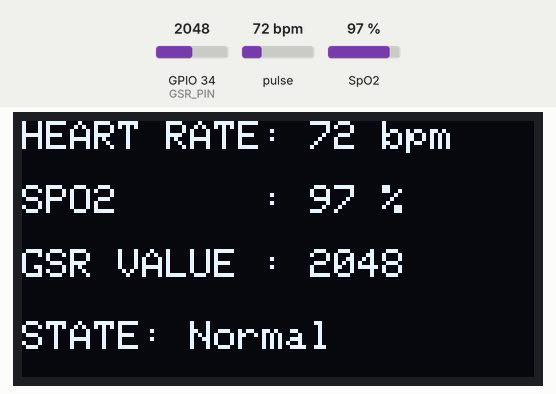
Recording of a sketch running on a simulated ESP32. Parts: 128×64 one-colour display. Inputs (shaded band) come from the test bench; at power-on: GPIO 34 (GSR_PIN) = 2048, pulse 72 bpm, SpO2 97 %.

Above: at 4.7 s.
4.8 s: GPIO 34 (GSR_PIN) set to 2495
At 8.4 s:
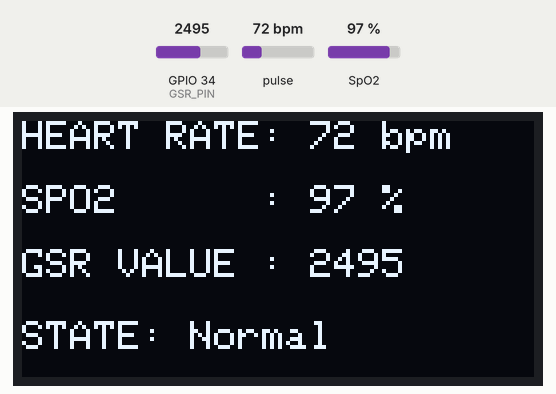
9.6 s: GPIO 34 (GSR_PIN) set to 2623
At 12.7 s:
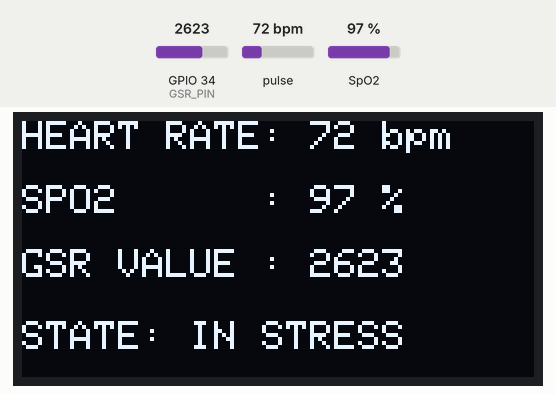
13.6 s: pulse set to 42 bpm
At 16.9 s:
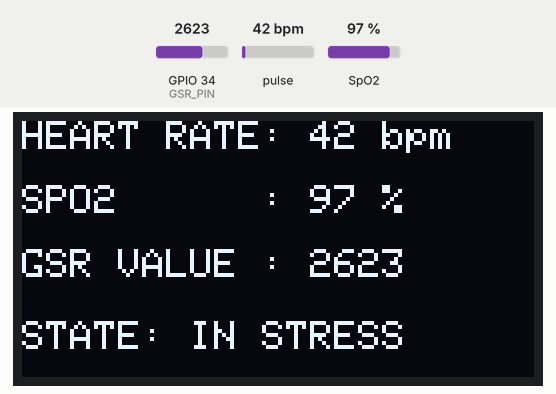
17.6 s: GPIO 34 (GSR_PIN) set to 2510
At 21.2 s:
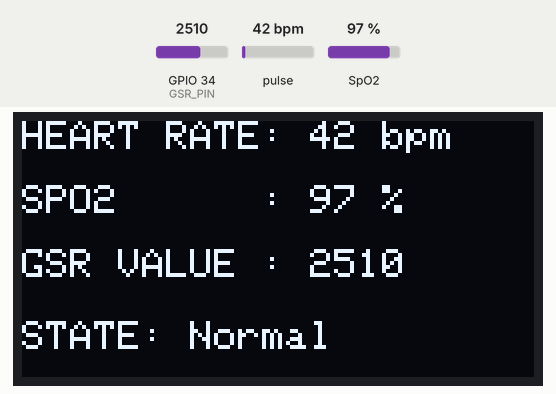
21.6 s: GPIO 34 (GSR_PIN) set to 1460
At 25.3 s:
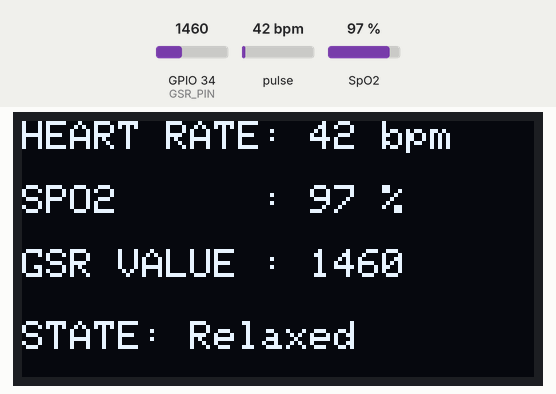
25.6 s: SpO2 set to 80 %
At 28.4 s:
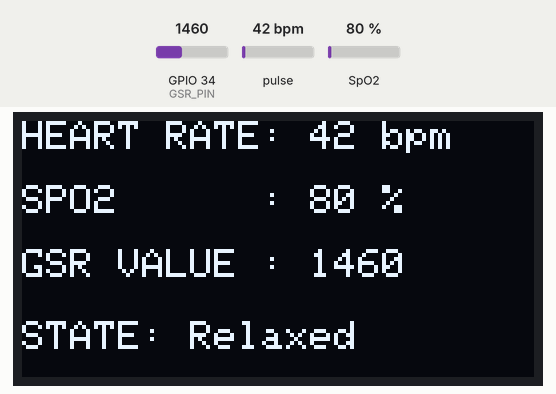
Timing chart, 0 to 29.9 s (numbered marks = the images above; inputs shaded):
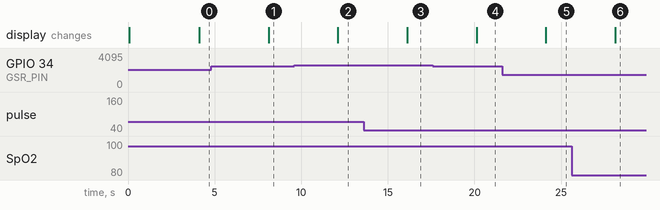

The sketch:

sketch_apr09a.ino
```cpp
#include <Wire.h>
#include <Adafruit_GFX.h>
#include <Adafruit_SSD1306.h>
#include "MAX30105.h"
#include "spo2_algorithm.h"
#include <WiFi.h>
#include <WebServer.h>
#include <WebSocketsServer.h>
#include <ArduinoJson.h>

// --- WiFi Access Point Config ---
const char* AP_SSID     = "CogniCare";
const char* AP_PASSWORD = "cognicare123";

// --- Pins ---
const int GSR_PIN  = 34;

// --- OLED ---
#define SCREEN_WIDTH 128
#define SCREEN_HEIGHT 64
Adafruit_SSD1306 display(SCREEN_WIDTH, SCREEN_HEIGHT, &Wire, -1);

// --- MAX30102 ---
MAX30105 particleSensor;
uint32_t irBuffer[100];
uint32_t redBuffer[100];
int32_t  bufferLength  = 100;
int32_t  spo2          = 0;
int8_t   validSPO2     = 0;
int32_t  heartRate     = 0;
int8_t   validHeartRate = 0;

// --- Servers ---
WebServer      httpServer(80);
WebSocketsServer wsServer(81);

// --- Timing ---
unsigned long lastBroadcast = 0;
const unsigned long BROADCAST_INTERVAL = 1000;

// --- WebSocket event handler ---
void webSocketEvent(uint8_t num, WStype_t type, uint8_t* payload, size_t length) {
  if (type == WStype_CONNECTED) {
    Serial.printf("WS client [%u] connected\n", num);
  } else if (type == WStype_DISCONNECTED) {
    Serial.printf("WS client [%u] disconnected\n", num);
  }
}

void setup() {
  Serial.begin(115200);

  // 1. OLED Init
  if (!display.begin(SSD1306_SWITCHCAPVCC, 0x3C)) {
    Serial.println("OLED Failed");
  }
  display.clearDisplay();
  display.setTextSize(1);
  display.setTextColor(SSD1306_WHITE);
  display.setCursor(0, 0);
  display.println("CogniCare");
  display.println("Starting AP...");
  display.display();

  // 2. MAX30102 Init
  if (!particleSensor.begin(Wire, I2C_SPEED_FAST)) {
    display.println("Sensor Not Found!");
    display.display();
    while (1);
  }
  particleSensor.setup(60, 4, 2, 100, 411, 4096);

  // 3. Start WiFi Access Point (AP Mode)
  WiFi.mode(WIFI_AP);
  WiFi.softAP(AP_SSID, AP_PASSWORD);

  // Predictable IP: 192.168.4.1
  IPAddress localIP(192, 168, 4, 1);
  IPAddress gateway(192, 168, 4, 1);
  IPAddress subnet(255, 255, 255, 0);
  WiFi.softAPConfig(localIP, gateway, subnet);

  display.clearDisplay();
  display.setCursor(0, 0);
  display.println("CogniCare Ready!");
  display.print("WiFi: "); display.println(AP_SSID);
  display.print("IP  : 192.168.4.1");
  display.display();

  // 4. Server Setup
  httpServer.on("/", HTTP_GET, []() {
    httpServer.send(200, "text/plain", "CogniCare Server Active\nWebSocket: ws://192.168.4.1:81");
  });

  httpServer.begin();
  wsServer.begin();
  wsServer.onEvent(webSocketEvent);
}

void loop() {
  httpServer.handleClient();
  wsServer.loop();

  // --- 1. Collect Samples ---
  for (byte i = 0; i < bufferLength; i++) {
    while (particleSensor.available() == false) particleSensor.check();
    redBuffer[i] = particleSensor.getRed();
    irBuffer[i]  = particleSensor.getIR();
    particleSensor.nextSample();

    // Keep connections alive during the sampling loop
    if (i % 20 == 0) {
      httpServer.handleClient();
      wsServer.loop();
    }
  }

  // --- 2. Calculate Stats ---
  maxim_heart_rate_and_oxygen_saturation(irBuffer, bufferLength, redBuffer, &spo2, &validSPO2, &heartRate, &validHeartRate);

  // --- 3. Read GSR ---
  int gsrValue = analogRead(GSR_PIN);
  String stressLevel;
  if (gsrValue < 1500) stressLevel = "Relaxed";
  else if (gsrValue < 2550) stressLevel = "Normal";
  else stressLevel = "IN STRESS";

  // --- 4. OLED Display Output ---
  display.clearDisplay();
  display.setTextSize(1);

  display.setCursor(0, 0);
  display.print("HEART RATE: ");
  if (validHeartRate) { display.print(heartRate); display.print(" bpm"); }
  else { display.print("--"); }

  display.setCursor(0, 16);
  display.print("SPO2      : ");
  if (validSPO2) { display.print(spo2); display.print(" %"); }
  else { display.print("--"); }

  display.setCursor(0, 32);
  display.print("GSR VALUE : ");
  display.print(gsrValue);

  display.setCursor(0, 50);
  display.print("STATE: ");
  display.print(stressLevel);

  display.display();

  // --- 5. Broadcast Data via WebSocket ---
  StaticJsonDocument<128> doc;
  doc["hr"] = validHeartRate ? (int)heartRate : -1;
  doc["spo2"] = validSPO2 ? (int)spo2 : -1;
  doc["gsr"] = gsrValue;
  doc["stress"] = stressLevel;

  String payload;
  serializeJson(doc, payload);
  wsServer.broadcastTXT(payload);
}
```

Measured:
- the behaviour switches between 2549 and 2550 on GPIO 34 (GSR_PIN) (found by bisection; images 1 and 2)
- after the input at 4.8 s, the display: changes after 3.3 s (image 1)
- after the input at 9.6 s, the display: changes after 2.5 s (image 2)
- after the input at 13.6 s, the display: changes after 2.5 s (image 3)
- after the input at 17.6 s, the display: changes after 2.5 s (image 4)
- after the input at 21.6 s, the display: changes after 2.5 s (image 5)
- after the input at 25.6 s, the display: changes after 2.5 s (image 6)
